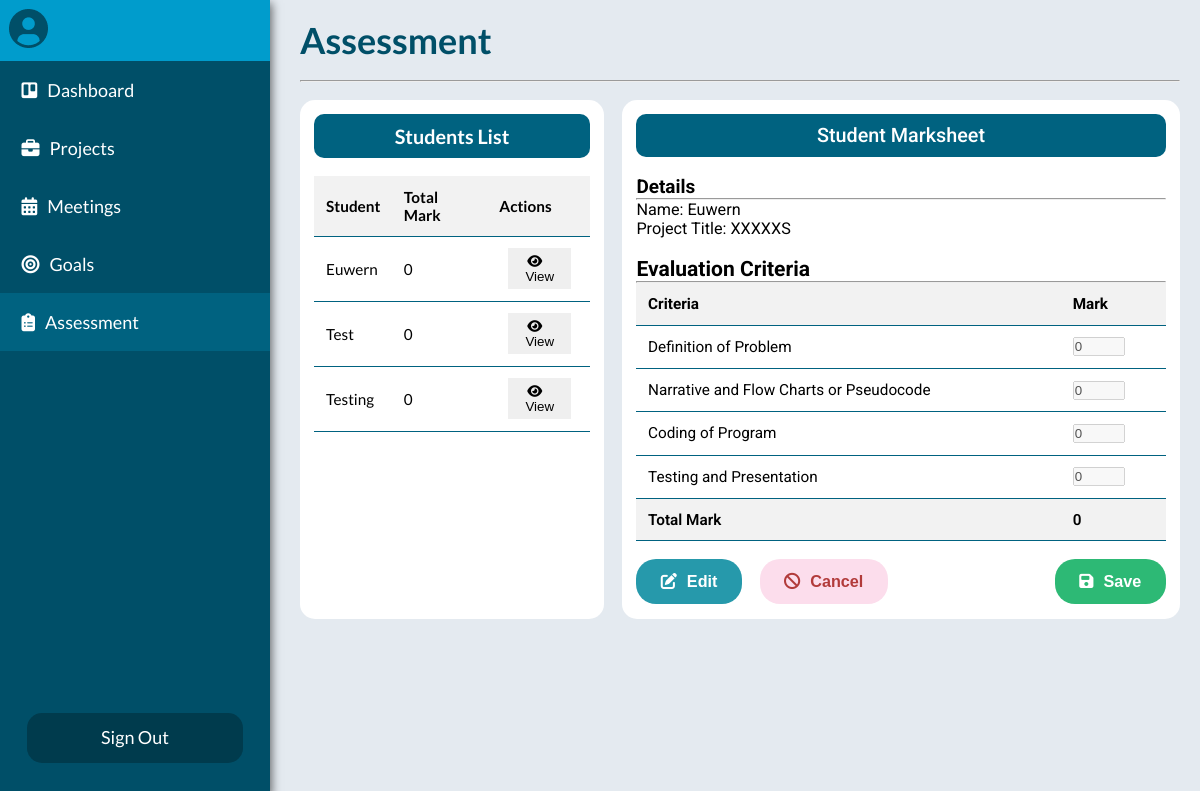
The page /Supervisor_Assessment.php on the database its author committed.
### tables this page shows
CREATE TABLE `assessment` (
  `student_id` int(11) NOT NULL,
  `criteriaA` int(2) NOT NULL,
  `criteriaB` int(2) NOT NULL,
  `criteriaC` int(2) NOT NULL,
  `criteriaD` int(2) NOT NULL
);

CREATE TABLE `student` (
  `student_id` int(11) NOT NULL,
  `username` varchar(50) NOT NULL,
  `email_address` varchar(50) NOT NULL,
  `password` varchar(20) NOT NULL
);

### php/supervisor_assessment.php (the view)
<?php
    require 'config.php';
    $student_assessment = $link->query("SELECT * FROM assessment");
    while ($assessment = $student_assessment->fetch_assoc()) {
        $student_id = $assessment['student_id'];
        $criteriaA = $assessment['criteriaA'];
        $criteriaB = $assessment['criteriaB'];
        $criteriaC = $assessment['criteriaC'];
        $criteriaD = $assessment['criteriaD'];
        $total = $criteriaA + $criteriaB + $criteriaC + $criteriaD;
        $students = $link->query("SELECT * FROM student WHERE student_id = '$student_id'");
        $student = $students->fetch_assoc();
        $student_name = $student['username'];
        $button = '<td><button class="table-edit-button" type="button" name="button_1"><span class="icon"><i class="fa-solid fa-eye"></i></span>View</button></td>';
        echo "<tr><td>$student_name</td><td>$total</td>$button</tr>";
    }
?>

### css/default.css (style rules this page uses)
html { box-sizing: border-box; font-size: 18px; }
*, *::before , *::after { -webkit-box-sizing: inherit; -moz-box-sizing: inherit; box-sizing: inherit; margin: 0; padding: 0; }
:root { --color-main: #004F68; --color-main-darker: #003b4d; --color-main-lighter: #006280; --color-secondary: #009ccc; --color-accent: #E4EAF0; --color-success: #4BB543; --color-error:#ff3333; --color-error-darker: #ff1a1a; --color-pending-bg: #F0F0F0; --color-accepted: #218F65; --color-accepted-bg: #EFFBF7; --color-rejected: #B23B3B; --color-rejected-bg: #FCDDEC; --color-white: #fff; --color-submit: #2699ab; --color-card: #f2f2f2; }
body { font-family: 'Lato', Arial, sans-serif; background-color: var(--color-accent); min-height: 100vh; }

### css/supervisor_assessment.css (style rules this page uses)
.icon { margin-right: 10px; }
.table td, .table tr , .table th { text-align: left; padding: 0.65rem; border-bottom: 1px solid var(--color-main-lighter); }
.table-edit-button { background-color: none; border: none; outline: none; padding: 0.4em; margin-left: 0.5rem; margin-right: 0.5em; cursor: pointer; }

### rows shown on the page
assessment: student_id.username "Euwern", criteriaA "0"
assessment: student_id.username "Test", criteriaA "0"
assessment: student_id.username "Testing", criteriaA "0"
